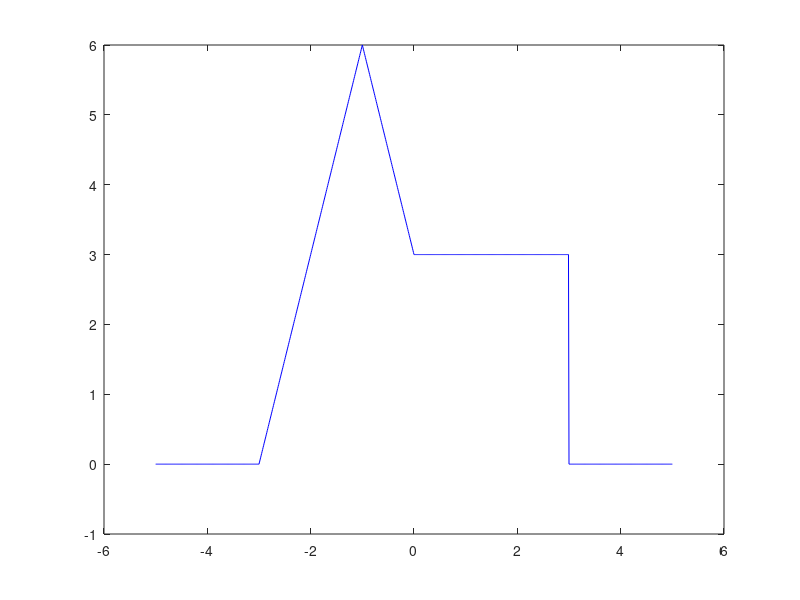

Write MATLAB code to recreate this figure.
#signal generator for a combination of ramp and unit step functions


t=-5:0.01:5;

#ramp function generator
function y =  ramp(t,m,ad)
#ramp function generator
#t is the time support
#m is slope
#ad is advnace positive ; negative delay
N=length(t);
y=zeros(1,N);
for i = 1:N,
if t(i) >= -ad,
y(i) = m*(t(i)+ad);
endif
endfor
endfunction

#unit step function generator
function y = ustep(t,ad)
#t is the time support
#ad is advance positive; negative delay
N=length(t);
y=zeros(1,N);
for i = 1:N,
if t(i) >= -ad,
y(i) = 1;
endif
endfor
endfunction

y4=-3*ustep(t,-3);
#figure(1);
#plot(t,y2,'r');


y1=ramp(t,3,3);
#figure(2);
#plot(t,y1,'b');

y2=ramp(t,-6,1);
y3=ramp(t,3,0);
y=y1+y2+y3+y4;
plot(t,y,'b');

